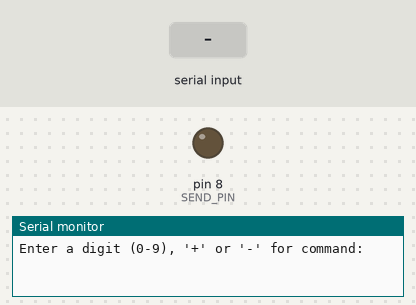
Recording of a sketch running on a simulated Arduino Uno, built with avr-gcc and run on an emulated ATmega328P. On the bench: output pins drawn as LEDs (lit = HIGH), the last lines printed to the serial monitor. Inputs (shaded band) come from the test bench.

Above: at 1.2 s.
1.3 s: "0\n" received over Serial
At 1.31 s:
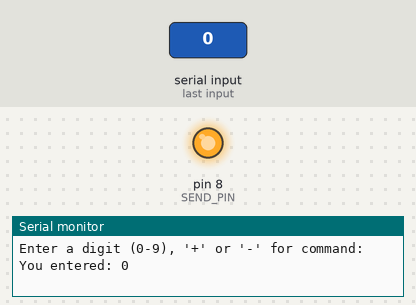
5.8 s: "1\n" received over Serial
At 7.1 s:
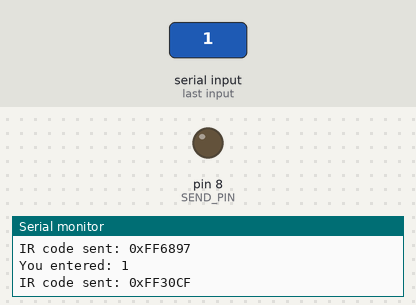
8.9 s: "2\n" received over Serial
At 9.6 s:
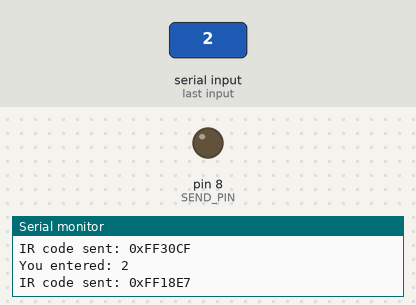
Timing chart, 0 to 11.5 s (numbered marks = the images above; inputs shaded):
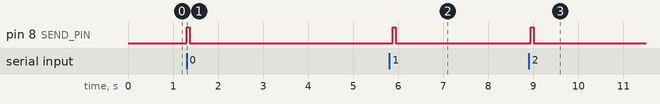

Measured:
- after the input at 1.3 s, pin 8 (SEND_PIN): LOW → HIGH at once, → LOW 0.07 s later
- after the input at 5.8 s, pin 8 (SEND_PIN): LOW → HIGH after 0.07 s, → LOW 0.07 s later
- after the input at 8.9 s, pin 8 (SEND_PIN): LOW → HIGH after 0.05 s, → LOW 0.07 s later

The sketch:

IR_TransmitterReceiver.ino
```cpp
#include <IRremote.hpp>
#define IR_RECEIVE_PIN 11
#define IR_LED_PIN 9
#define SEND_PIN 8

void setup() {
  Serial.begin(9600);
  IrReceiver.begin(IR_RECEIVE_PIN, ENABLE_LED_FEEDBACK);
  IrSender.begin(IR_LED_PIN);
  pinMode(SEND_PIN, OUTPUT);   // If you plan to use a strobe pin
  digitalWrite(SEND_PIN, LOW); // Set to LOW initially
  Serial.println("Enter a digit (0-9), '+' or '-' for command:");
}

void loop() {
  // For IR transmission
  if (Serial.available() > 0) {
    String userInput = Serial.readStringUntil('\n');
    userInput.trim();

    if (userInput.length() > 0 ) {
      Serial.print("You entered: ");
      Serial.println(userInput);

      unsigned long irCode = 0;
      switch(userInput[0]) {
        case '0': irCode = 0x00FF6897; break;
        case '1': irCode = 0x00FF30CF; break;
        case '2': irCode = 0x00FF18E7; break;
        case '3': irCode = 0x00FF7A85; break;
        case '4': irCode = 0x00FF10EF; break;
        case '5': irCode = 0x00FF38C7; break;
        case '6': irCode = 0x00FF5AA5; break;
        case '7': irCode = 0x00FF42BD; break;
        case '8': irCode = 0x00FF4AB5; break;
        case '9': irCode = 0x00FF52AD; break;
        case '-': irCode = 0x00FFE01F; break;
        case '+': irCode = 0x00FFA857; break;
        default:
          Serial.println("Please enter a digit (0-9), '+' or '-'.");
          return;
      }
      // Optional: Pulse SEND_PIN as a strobe
      digitalWrite(SEND_PIN, HIGH);
      IrSender.sendNEC(irCode, 32);
      digitalWrite(SEND_PIN, LOW);

      Serial.print("IR code sent: 0x"); Serial.println(irCode, HEX);
    }
  }

  // For IR reception
  if (IrReceiver.decode()) {
    Serial.print("IR received: 0x");
    Serial.println(IrReceiver.decodedIRData.decodedRawData, HEX);
    IrReceiver.printIRResultShort(&Serial);
    IrReceiver.printIRSendUsage(&Serial);
    IrReceiver.resume();
  }

  delay(100); // Shorter delay for responsiveness
}
```
